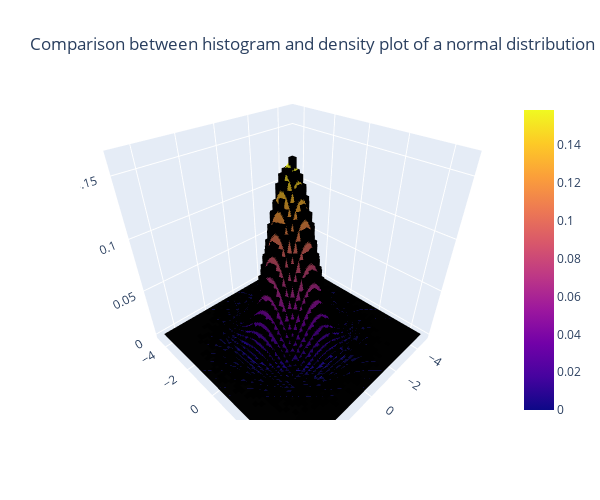

The notebook cell this image was saved under:
### Markdown cell above
## 5.1 i 5.2

### Code cell
def bar(cx, cy, height, width=1.0):
    s = width * 0.6
    vertices = np.array([
        [cx - s, cy - s, 0],
        [cx + s, cy - s, 0],
        [cx + s, cy + s, 0],
        [cx - s, cy + s, 0],
        [cx - s, cy - s, height],
        [cx + s, cy - s, height],
        [cx + s, cy + s, height],
        [cx - s, cy + s, height],
    ])
    x, y, z = vertices.T

    faces = [
        [0, 1, 2, 3],
        [4, 5, 6, 7],
        [0, 4, 7, 3],
        [1, 5, 6, 2],
        [3, 2, 6, 7],
        [0, 1, 5, 4],
    ]
    triangles = np.array([f[:-1] for f in faces] + [f[:1] + f[2:] for f in faces])
    i, j, k = triangles.T

    return (x, y, z), (i, j, k)

def histogram3d(points, bins=50):
    hist, xedges, yedges = np.histogram2d(*points, bins=bins, density=True)
    xpos, ypos = np.meshgrid(xedges[:-1], yedges[:-1], indexing='ij')

    width = np.ptp(xpos) / bins
    bars = [bar(*coords, width=width) for coords in zip(*map(np.ravel, (xpos, ypos, hist)))]
    vert, idx = [np.array(t).swapaxes(0, 1) for t in zip(*bars)]
    idx += np.arange(idx.shape[1])[None, :, None] * vert.shape[2]

    (x, y, z), (i, j, k) = [x.reshape(3, -1) for x in (vert, idx)]
    bars = go.Mesh3d(x=x, y=y, z=z, i=i, j=j, k=k, color='black')
    return bars, (width, xpos, ypos)


points = np.random.randn(2, 1_000_000)
bars, (width, xpos, ypos) = histogram3d(points)

@np.vectorize
def pdf(x, y):
    return np.exp(-0.5 * (x**2 + y**2)) / (2 * np.pi)

s = width / 2.0
z = pdf(xpos + s, ypos + s)

fig = go.Figure([go.Surface(x=xpos, y=ypos, z=z, opacity=0.8), bars])
fig.update_layout(
    title="Comparison between histogram and density plot of a normal distribution",
    width=600, height=500,
    scene_camera=dict(
        eye=dict(x=1.0, y=1.0, z=1.0)
    ),
    scene=dict(
        xaxis_title='x',
        yaxis_title='y',
        zaxis_title='p',
    ),
)
fig.show()

### Figure 1 — Plotly figure (JSON) as saved in the notebook; plotly's stock layout.template omitted (floating-point values rounded to 4 significant figures; data arrays with more than 128 entries replaced by an {"elided": "..."} marker saying what was removed)
{"data": [{"opacity": 0.8, "type": "surface", "x": {"elided": "50x50 float values"}, "y": {"elided": "50x50 float values"}, "z": {"elided": "50x50 float values"}}, {"color": "black", "i": {"elided": "30000 int values"}, "j": {"elided": "30000 int values"}, "k": {"elided": "30000 int values"}, "type": "mesh3d", "x": {"elided": "20000 float values"}, "y": {"elided": "20000 float values"}, "z": {"elided": "20000 float values"}}], "layout": {"height": 500, "scene": {"camera": {"eye": {"x": 1, "y": 1, "z": 1}}, "xaxis": {"title": {"text": "x"}}, "yaxis": {"title": {"text": "y"}}, "zaxis": {"title": {"text": "p"}}}, "title": {"text": "Comparison between histogram and density plot of a normal distribution"}, "width": 600}}
